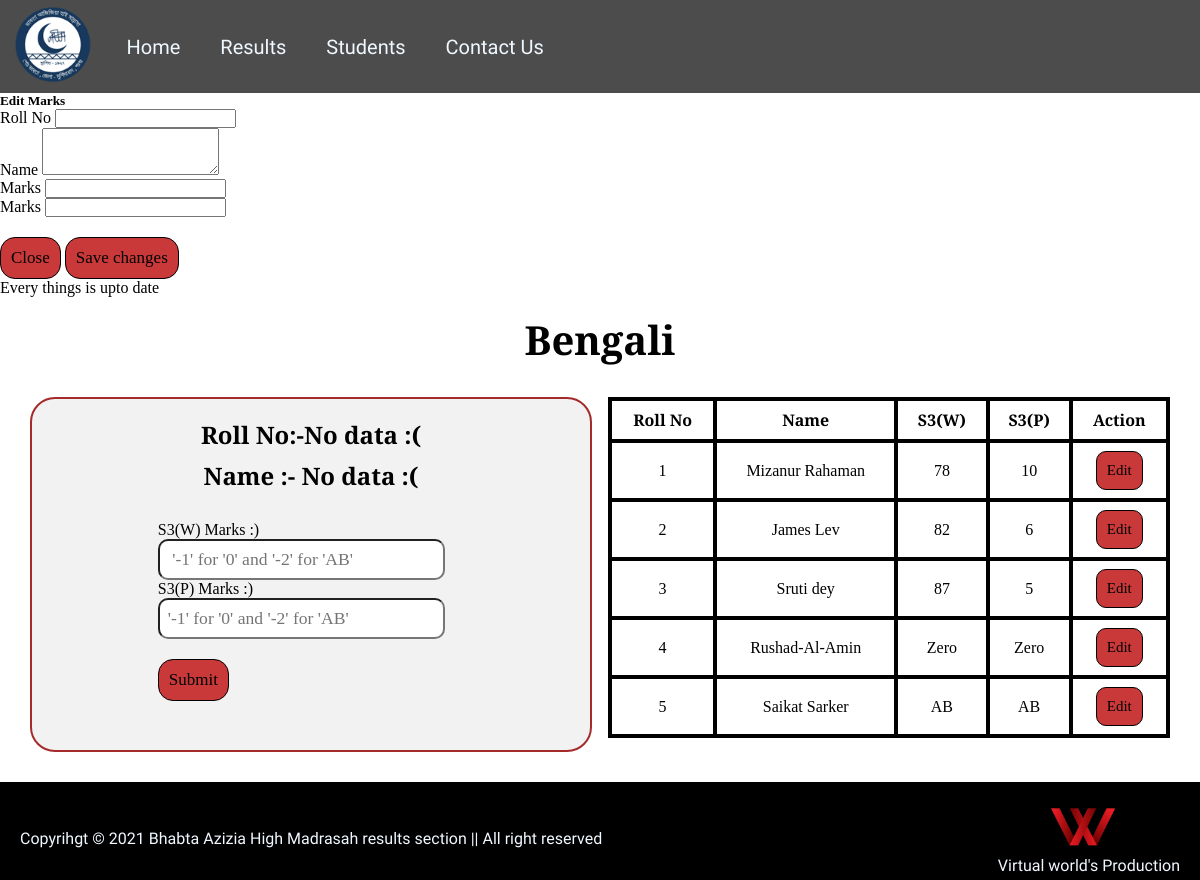
/enter_marks.php?s=3 (signed in), run on the app's committed database.
### tables this page shows
CREATE TABLE `teachers` (
  `sl_no` int(10) NOT NULL,
  `name` varchar(60) NOT NULL,
  `subject` varchar(50) NOT NULL,
  `u_name` varchar(80) NOT NULL,
  `password` varchar(50) NOT NULL,
  `desc(only for database)` varchar(1000) NOT NULL
);

CREATE TABLE `students` (
  `sl_no` int(10) NOT NULL,
  `roll_no` int(10) NOT NULL,
  `name` varchar(50) NOT NULL,
  `bengali` int(10) NOT NULL,
  `be_s1_p` int(10) NOT NULL,
  `be_s2_w` int(10) NOT NULL,
  `be_s2_p` int(10) NOT NULL,
  `be_s3_w` int(10) NOT NULL,
  `be_s3_p` int(10) NOT NULL,
  `english` int(10) NOT NULL,
  `en_s1_p` int(10) NOT NULL,
  `en_s2_w` int(10) NOT NULL,
  `en_s2_p` int(10) NOT NULL,
  `en_s3_w` int(10) NOT NULL,
  `en_s3_p` int(10) NOT NULL,
  `history` int(10) NOT NULL,
  `hi_s1_p` int(10) NOT NULL,
  `hi_s2_w` int(10) NOT NULL,
  `hi_s2_p` int(10) NOT NULL,
  `hi_s3_w` int(10) NOT NULL,
  `hi_s3_p` int(10) NOT NULL,
  `geography` int(10) NOT NULL,
  `ge_s1_p` int(10) NOT NULL,
  `ge_s2_w` int(10) NOT NULL,
  `ge_s2_p` int(10) NOT NULL,
  `ge_s3_w` int(10) NOT NULL,
  `ge_s3_p` int(10) NOT NULL,
  `mathematics` int(10) NOT NULL,
  `ma_s1_p` int(10) NOT NULL,
  `ma_s2_w` int(10) NOT NULL,
  `ma_s2_p` int(10) NOT NULL,
  `ma_s3_w` int(10) NOT NULL,
  `ma_s3_p` int(10) NOT NULL,
  `physics` int(10) NOT NULL,
  `ph_s1_p` int(10) NOT NULL,
  `ph_s2_w` int(10) NOT NULL,
  `ph_s2_p` int(10) NOT NULL,
  `ph_s3_w` int(10) NOT NULL,
  `ph_s3_p` int(10) NOT NULL,
  `l.science` int(10) NOT NULL,
  `li_s1_p` int(10) NOT NULL,
  `li_s2_w` int(10) NOT NULL,
  `li_s2_p` int(10) NOT NULL,
  `li_s3_w` int(10) NOT NULL,
  `li_s3_p` int(10) NOT NULL,
  `islam_parichay` int(10) NOT NULL,
  `is_s1_p` int(10) NOT NULL,
  `is_s2_w` int(10) NOT NULL,
  `is_s2_p` int(10) NOT NULL,
  `is_s3_w` int(10) NOT NULL,
  `is_s3_p` int(10) NOT NULL,
  `arabic` int(10) NOT NULL,
  `ar_s1_p` int(10) NOT NULL,
  `ar_s2_w` int(10) NOT NULL,
  `ar_s2_p` int(10) NOT NULL,
  `ar_s3_w` int(10) NOT NULL,
  `ar_s3_p` int(10) NOT NULL,
  `time` datetime NOT NULL DEFAULT current_timestamp(),
  `desc(only for database)` text NOT NULL
);

### enter_marks.php (the view, shortened to what this page needs)
<?php
 $sub_id=$_SESSION['sl_no'];
 $s_val=$_GET['s'];
  if($s_val==1) {
    $type_s_w="S1(W)";
    $type_s_p="S1(P)";
    $inp_name_w="marks";
    $inp_name_p="s1_p";
            if ($sub_id==2) {
              $sub_name_w="bengali";
              $sub_name_p="be_s1_p";
            }
            elseif ($sub_id==3) {
              $sub_name_w="english";
              $sub_name_p="en_s1_p";
            }
            elseif ($sub_id==4) {
              $sub_name_w="history";
              $sub_name_p="hi_s1_p";
            }
            elseif ($sub_id==5) {
              $sub_name_w="geography";
              $sub_name_p="ge_s1_p";
            }
            elseif ($sub_id==6) {
              $sub_name_w="mathematics";
              $sub_name_p="ma_s1_p";
            }
            elseif ($sub_id==7) {
              $sub_name_w="physics";
              $sub_name_p="ph_s1_p";
            }
            elseif ($sub_id==8) {
              $sub_name_w="l.science";
              $sub_name_p="li_s1_p";
            }
            elseif ($sub_id==9) {
              $sub_name_w="islam_parichay";
              $sub_name_p="is_s1_p";
            }
            elseif ($sub_id==10) {
              $sub_name_w="arabic";
              $sub_name_p="ar_s1_p";
            }
  }
  elseif ($s_val==3) {
     $type_s_w="S3(W)";
     $type_s_p="S3(P)";
     $inp_name_w="s3_w";
     $inp_name_p="s3_p";
         if ($sub_id==2) {
           $sub_name_w="be_s3_w";
           $sub_name_p="be_s3_p";
         }
         elseif ($sub_id==3) {
           $sub_name_w="en_s3_w";
           $sub_name_p="en_s3_p";
         }
         elseif ($sub_id==4) {
           $sub_name_w="hi_s3_w";
           $sub_name_p="hi_s3_p";
         }
         elseif ($sub_id==5) {
           $sub_name_w="ge_s3_w";
           $sub_name_p="ge_s3_p";
         }
         elseif ($sub_id==6) {
           $sub_name_w="ma_s3_w";
           $sub_name_p="ma_s3_p";
         }
         elseif ($sub_id==7) {
           $sub_name_w="ph_s3_w";
           $sub_name_p="ph_s3_p";
         }
         elseif ($sub_id==8) {
           $sub_name_w="li_s3_w";
           $sub_name_p="li_s3_p";
         }
         elseif ($sub_id==9) {
           $sub_name_w="is_s3_w";
           $sub_name_p="is_s3_p";
         }
         elseif ($sub_id==10) {
           $sub_name_w="ar_s3_w";
           $sub_name_p="ar_s3_p";
         }
  }
?>
<!DOCTYPE html>
<html lang="en">
<head>
    <link href="https://cdn.jsdelivr.net/npm/bootstrap@5.1.1/dist/css/bootstrap.min.css" rel="stylesheet"integrity="sha384-F3w7mX95PdgyTmZZMECAngseQB83DfGTowi0iMjiWaeVhAn4FJkqJByhZMI3AhiU">
    <link rel="stylesheet" href="css/head_foot.css">
    <link rel="stylesheet" href="css/enter_marks.css">
    <link rel="stylesheet" media="screen and (max-width: 780px)" href="css/tab_head_foot.css">
    <link rel="stylesheet" media="screen and (max-width: 460px)" href="css/phone_head_foot.css">
</head>
<body>
    <?php require "partial/header.php"?>
     <?php require "partial/edit_modal_ma.php" ?>
     <?php
     require "partial/db_connect.php";
     ?>
 <?php
      $sql_f="SELECT * from `students` where `$sub_name_w`='0'";
      $result = mysqli_query($connect,$sql_f);
      $row=mysqli_fetch_assoc($result);
   if ($row['roll_no']!=NULL) {
      $roll_no=$row['roll_no'];
      $name=$row['name'];
    }
   else {
     echo"Every things is upto date";
     $roll_no="No data :(";
     $name="No data :(";
   }
 ?>
    <?php
     require "partial/db_connect.php";
     $sql = "SELECT * from `teachers`where  `sl_no`= '$_SESSION[sl_no]'";
     $result = mysqli_query($connect,$sql);
     $row=mysqli_fetch_assoc($result);
     echo
     '<h1 id="h-sub">'.$row['subject'].'</h1>';
    ?>
    <div id="container">
        <div id="input-box">
            <h1 class="h-primary ">Roll No:-<?php echo $roll_no;?></h1>
            <h1 class="h-primary mb">Name :- <?php echo $name;?></h1>
            <div id="input">
                <form action="enter_marks.php?s=<?php echo $s_val ?>" method="post">
                    <div class="form-group">
                        <label for="marks"><?php echo $type_s_w ?> Marks :) </label>
                        <input type="number" id="s_w" name="<?php echo $inp_name_w?>" placeholder=" '-1' for '0' and '-2' for 'AB'">
                    </div>
                    <div class="form-group">
                        <label for="marks"><?php echo $type_s_p ?> Marks :) </label>
                        <input type="number" id="s_p" name="<?php echo $inp_name_p ?>" placeholder="'-1' for '0' and '-2' for 'AB'">
                    </div>
                    <button class="btn">Submit</button>
                </form>
            </div>
        </div>
        <div id="table">
            <table id="myTable">
                <tr>
                    <th>Roll No</th>
                    <th>Name</th>
                    <th><?php echo $type_s_w ?></th>
                    <th><?php echo $type_s_p ?></th>
                    <th>Action</th>
                </tr>
                <?php
                $sql_f="SELECT * from `students`";
                $result = mysqli_query($connect,$sql_f);
                while ($row=mysqli_fetch_assoc($result)) {
                $roll_no=$row['roll_no'];
                $name=$row['name'];
                $subject_w=$row[$sub_name_w];
                $subject_p=$row[$sub_name_p];
                $subject_w=str_replace("-1","Zero",$subject_w);
                $subject_w=str_replace("-2","AB",$subject_w);
                $subject_p=str_replace("-1","Zero",$subject_p);
                $subject_p=str_replace("-2","AB",$subject_p);
                echo
                '<tr>
                    <td>'.$roll_no.'</td>
                    <td>'.$name.'</td>
                    <td>'.$subject_w.'</td>
                    <td>'.$subject_p.'</td>
                    <td><button class="t-btn edit" id='.$row['sl_no'].'>Edit</button></td>
                </tr>';
                }
                ?>
            </table>
        </div>
    </div>
    <?php require "partial/footer.php"?>
</body>
</html>

### css/head_foot.css (style rules this page uses)
* { margin: 0px; padding: 0px; }

### css/enter_marks.css (style rules this page uses)
* { margin: 0px; padding: 0px; }
#h-sub { text-align: center; margin-top: 15px; font-family: 'Bree Serif', serif; font-size: 2.5rem; }
#container { display: grid; grid-gap: 1rem; grid-template-columns: repeat(auto-fit, minmax(300px ,1fr)); margin: 30px; }
#input-box { display: flex; flex-direction: column; border: 2px solid brown; height: 351px; font-family: 'Bree Serif', serif; align-items: center; justify-content: center; background: #f2f2f2; border-radius: 25px; }
#input { display: flex; align-items: center; justify-content: center; padding-bottom: 34px; margin-left: 41px; }
#input label { font-family: 'Bree Serif', serif; font-size: 1rem; }
#input input { width: 77%; padding: 0.5rem; border-radius: 10px; font-size: 1.1rem; font-family: 'Bree Serif', serif; }
.btn { border: 1px solid black; padding: 10px; margin-top: 20px; border-radius: 15px; background: #ca3939; font-size: 17px; font-family: 'Bree Serif', serif; cursor: pointer; }
table#myTable { width: 100%; margin: 0 auto; clear: both; border-collapse: separate; border-spacing: 0; }
#table table { border: 2px solid black; }
#table th,tr,td { border: 2px solid black; text-align: center; box-sizing: content-box; padding: 8px 10px; font-family: 'Bree Serif', serif; }
.t-btn { border: 1px solid black; padding: 10px; border-radius: 10px; background: #ca3939; font-size: 15px; font-family: 'Bree Serif', serif; cursor: pointer; }
.h-primary { font-family: 'Bree Serif', serif; font-size: 1.5rem; padding: 4px; }
.mb { margin-bottom: 25px; }

### data on the page
teachers: subject "Bengali"
students: roll_no "1", name "Mizanur Rahaman", be_s3_w "78", be_s3_p "10"
students: roll_no "2", name "James Lev", be_s3_w "82", be_s3_p "6"
students: roll_no "3", name "Sruti dey", be_s3_w "87", be_s3_p "5"
students: roll_no "4", name "Rushad-Al-Amin", be_s3_w "Zero", be_s3_p "Zero"
students: roll_no "5", name "Saikat Sarker", be_s3_w "AB", be_s3_p "AB"

### other printed values
$roll_no "No data :("
$name "No data :("
$type_s_w "S3(W)"
$type_s_p "S3(P)"
